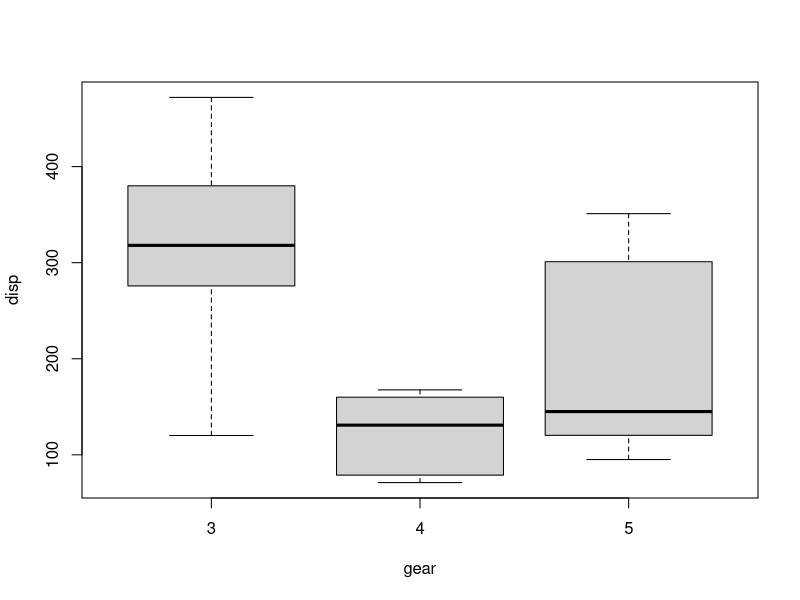
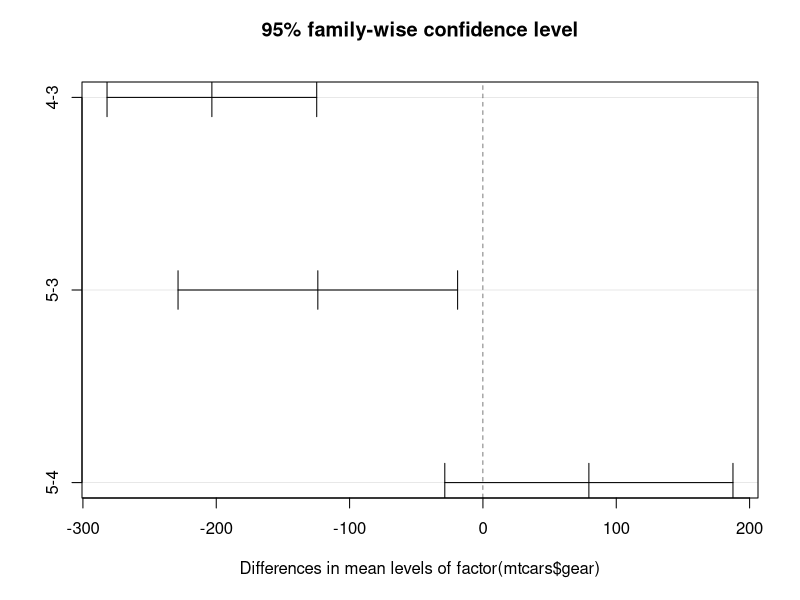
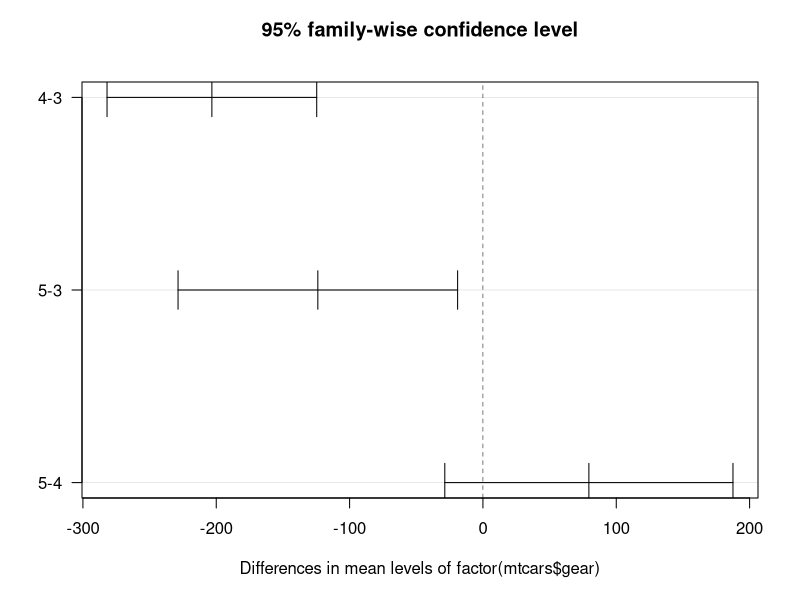

Source code (R) for these figures, in order:
library(dplyr)

boxplot(mtcars$disp~factor(mtcars$gear),
        xlab = "gear", ylab = "disp")

mtcars_aov <- aov(mtcars$disp~factor(mtcars$gear))
summary(mtcars_aov)
attributes(mtcars_aov)

mtcars_aov$coefficients

TukeyHSD(mtcars_aov)
plot(TukeyHSD(mtcars_aov))
plot(TukeyHSD(mtcars_aov), las=1)

kruskal.test(mtcars$disp~factor(mtcars$gear))
             